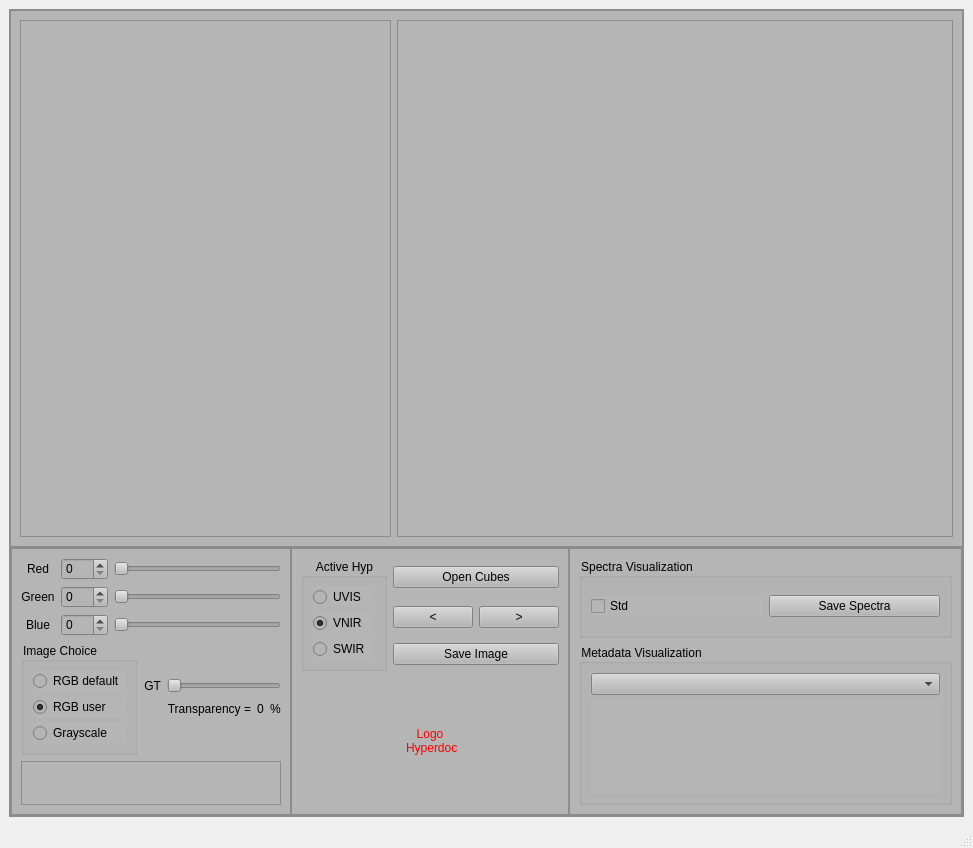
<?xml version="1.0" encoding="UTF-8"?>
<ui version="4.0">
 <class>MainWindow</class>
 <widget class="QMainWindow" name="MainWindow">
  <property name="geometry">
   <rect>
    <x>0</x>
    <y>0</y>
    <width>973</width>
    <height>848</height>
   </rect>
  </property>
  <property name="minimumSize">
   <size>
    <width>200</width>
    <height>300</height>
   </size>
  </property>
  <property name="windowTitle">
   <string>Hyperdoc Data Explorer</string>
  </property>
  <widget class="QWidget" name="centralwidget">
   <layout class="QHBoxLayout" name="horizontalLayout_5">
    <item>
     <widget class="QFrame" name="frame_principal">
      <property name="minimumSize">
       <size>
        <width>200</width>
        <height>400</height>
       </size>
      </property>
      <property name="font">
       <font>
        <pointsize>10</pointsize>
       </font>
      </property>
      <property name="styleSheet">
       <string notr="true">background-color: rgb(181, 181, 181);</string>
      </property>
      <property name="frameShape">
       <enum>QFrame::StyledPanel</enum>
      </property>
      <property name="frameShadow">
       <enum>QFrame::Raised</enum>
      </property>
      <layout class="QVBoxLayout" name="verticalLayout" stretch="2,1">
       <property name="spacing">
        <number>0</number>
       </property>
       <property name="leftMargin">
        <number>0</number>
       </property>
       <property name="topMargin">
        <number>0</number>
       </property>
       <property name="rightMargin">
        <number>0</number>
       </property>
       <property name="bottomMargin">
        <number>0</number>
       </property>
       <item>
        <widget class="QFrame" name="frame_up">
         <property name="minimumSize">
          <size>
           <width>0</width>
           <height>0</height>
          </size>
         </property>
         <property name="styleSheet">
          <string notr="true"/>
         </property>
         <property name="frameShape">
          <enum>QFrame::StyledPanel</enum>
         </property>
         <property name="frameShadow">
          <enum>QFrame::Raised</enum>
         </property>
         <layout class="QHBoxLayout" name="horizontalLayout" stretch="2,3">
          <item>
           <widget class="QFrame" name="frame_image">
            <property name="styleSheet">
             <string notr="true"/>
            </property>
            <property name="frameShape">
             <enum>QFrame::StyledPanel</enum>
            </property>
            <property name="frameShadow">
             <enum>QFrame::Raised</enum>
            </property>
            <layout class="QHBoxLayout" name="horizontalLayout_2">
             <property name="spacing">
              <number>0</number>
             </property>
             <property name="leftMargin">
              <number>0</number>
             </property>
             <property name="topMargin">
              <number>0</number>
             </property>
             <property name="rightMargin">
              <number>0</number>
             </property>
             <property name="bottomMargin">
              <number>0</number>
             </property>
             <item>
              <layout class="QVBoxLayout" name="verticalLayout_image">
               <property name="spacing">
                <number>0</number>
               </property>
              </layout>
             </item>
            </layout>
           </widget>
          </item>
          <item>
           <widget class="QFrame" name="frame">
            <property name="minimumSize">
             <size>
              <width>0</width>
              <height>200</height>
             </size>
            </property>
            <property name="styleSheet">
             <string notr="true"/>
            </property>
            <property name="frameShape">
             <enum>QFrame::StyledPanel</enum>
            </property>
            <property name="frameShadow">
             <enum>QFrame::Raised</enum>
            </property>
            <layout class="QHBoxLayout" name="horizontalLayout_6">
             <property name="leftMargin">
              <number>0</number>
             </property>
             <property name="topMargin">
              <number>0</number>
             </property>
             <property name="rightMargin">
              <number>0</number>
             </property>
             <property name="bottomMargin">
              <number>0</number>
             </property>
             <item>
              <layout class="QVBoxLayout" name="verticalLayout_spectra"/>
             </item>
            </layout>
           </widget>
          </item>
         </layout>
        </widget>
       </item>
       <item>
        <widget class="QFrame" name="frame_down">
         <property name="styleSheet">
          <string notr="true"/>
         </property>
         <property name="frameShape">
          <enum>QFrame::StyledPanel</enum>
         </property>
         <property name="frameShadow">
          <enum>QFrame::Raised</enum>
         </property>
         <layout class="QHBoxLayout" name="horizontalLayout_3" stretch="2,1,3">
          <property name="spacing">
           <number>0</number>
          </property>
          <property name="leftMargin">
           <number>0</number>
          </property>
          <property name="topMargin">
           <number>0</number>
          </property>
          <property name="rightMargin">
           <number>0</number>
          </property>
          <property name="bottomMargin">
           <number>0</number>
          </property>
          <item>
           <widget class="QFrame" name="frame_display_options">
            <property name="styleSheet">
             <string notr="true"/>
            </property>
            <property name="frameShape">
             <enum>QFrame::StyledPanel</enum>
            </property>
            <property name="frameShadow">
             <enum>QFrame::Raised</enum>
            </property>
            <layout class="QVBoxLayout" name="verticalLayout_6" stretch="3,3,2">
             <property name="sizeConstraint">
              <enum>QLayout::SetDefaultConstraint</enum>
             </property>
             <item>
              <layout class="QGridLayout" name="gridLayout_RGBchannels">
               <item row="1" column="0">
                <widget class="QLabel" name="label_green_channel">
                 <property name="text">
                  <string>Green</string>
                 </property>
                 <property name="alignment">
                  <set>Qt::AlignCenter</set>
                 </property>
                </widget>
               </item>
               <item row="0" column="0">
                <widget class="QLabel" name="label_red_channel">
                 <property name="text">
                  <string>Red</string>
                 </property>
                 <property name="alignment">
                  <set>Qt::AlignCenter</set>
                 </property>
                </widget>
               </item>
               <item row="2" column="0">
                <widget class="QLabel" name="label_blue_channel">
                 <property name="text">
                  <string>Blue</string>
                 </property>
                 <property name="alignment">
                  <set>Qt::AlignCenter</set>
                 </property>
                </widget>
               </item>
               <item row="1" column="2">
                <widget class="QSlider" name="horizontalSlider_green_channel">
                 <property name="maximum">
                  <number>149</number>
                 </property>
                 <property name="value">
                  <number>0</number>
                 </property>
                 <property name="orientation">
                  <enum>Qt::Horizontal</enum>
                 </property>
                </widget>
               </item>
               <item row="0" column="1">
                <widget class="QSpinBox" name="spinBox_red_channel">
                 <property name="maximum">
                  <number>149</number>
                 </property>
                 <property name="singleStep">
                  <number>1</number>
                 </property>
                 <property name="value">
                  <number>0</number>
                 </property>
                </widget>
               </item>
               <item row="2" column="1">
                <widget class="QSpinBox" name="spinBox_blue_channel">
                 <property name="maximum">
                  <number>149</number>
                 </property>
                 <property name="value">
                  <number>0</number>
                 </property>
                </widget>
               </item>
               <item row="1" column="1">
                <widget class="QSpinBox" name="spinBox_green_channel">
                 <property name="maximum">
                  <number>149</number>
                 </property>
                 <property name="value">
                  <number>0</number>
                 </property>
                </widget>
               </item>
               <item row="0" column="2">
                <widget class="QSlider" name="horizontalSlider_red_channel">
                 <property name="maximum">
                  <number>149</number>
                 </property>
                 <property name="value">
                  <number>0</number>
                 </property>
                 <property name="orientation">
                  <enum>Qt::Horizontal</enum>
                 </property>
                </widget>
               </item>
               <item row="2" column="2">
                <widget class="QSlider" name="horizontalSlider_blue_channel">
                 <property name="maximum">
                  <number>149</number>
                 </property>
                 <property name="value">
                  <number>0</number>
                 </property>
                 <property name="orientation">
                  <enum>Qt::Horizontal</enum>
                 </property>
                </widget>
               </item>
              </layout>
             </item>
             <item>
              <layout class="QHBoxLayout" name="horizontalLayout_4" stretch="1,1,0,0">
               <item>
                <widget class="QGroupBox" name="groupBox_image_type">
                 <property name="title">
                  <string>Image Choice</string>
                 </property>
                 <layout class="QVBoxLayout" name="verticalLayout_3">
                  <item>
                   <widget class="QRadioButton" name="radioButton_rgb_default">
                    <property name="text">
                     <string>RGB default</string>
                    </property>
                   </widget>
                  </item>
                  <item>
                   <widget class="QRadioButton" name="radioButton_rgb_user">
                    <property name="enabled">
                     <bool>true</bool>
                    </property>
                    <property name="text">
                     <string>RGB user</string>
                    </property>
                    <property name="checked">
                     <bool>true</bool>
                    </property>
                   </widget>
                  </item>
                  <item>
                   <widget class="QRadioButton" name="radioButton_grayscale">
                    <property name="text">
                     <string>Grayscale</string>
                    </property>
                   </widget>
                  </item>
                 </layout>
                </widget>
               </item>
               <item>
                <layout class="QGridLayout" name="gridLayout_2">
                 <item row="1" column="0">
                  <widget class="QLabel" name="label_GT">
                   <property name="text">
                    <string>GT</string>
                   </property>
                   <property name="alignment">
                    <set>Qt::AlignRight|Qt::AlignTrailing|Qt::AlignVCenter</set>
                   </property>
                  </widget>
                 </item>
                 <item row="2" column="1">
                  <widget class="QLabel" name="label_transparency">
                   <property name="text">
                    <string>Transparency =</string>
                   </property>
                   <property name="alignment">
                    <set>Qt::AlignRight|Qt::AlignTrailing|Qt::AlignVCenter</set>
                   </property>
                  </widget>
                 </item>
                 <item row="2" column="3">
                  <widget class="QLabel" name="label">
                   <property name="text">
                    <string>%</string>
                   </property>
                  </widget>
                 </item>
                 <item row="2" column="0">
                  <spacer name="horizontalSpacer">
                   <property name="orientation">
                    <enum>Qt::Horizontal</enum>
                   </property>
                   <property name="sizeHint" stdset="0">
                    <size>
                     <width>40</width>
                     <height>20</height>
                    </size>
                   </property>
                  </spacer>
                 </item>
                 <item row="2" column="2">
                  <widget class="QLabel" name="label_transparency_value">
                   <property name="text">
                    <string>0</string>
                   </property>
                   <property name="alignment">
                    <set>Qt::AlignCenter</set>
                   </property>
                  </widget>
                 </item>
                 <item row="1" column="1" colspan="3">
                  <widget class="QSlider" name="horizontalSlider_transparency_GT">
                   <property name="maximum">
                    <number>100</number>
                   </property>
                   <property name="value">
                    <number>0</number>
                   </property>
                   <property name="sliderPosition">
                    <number>0</number>
                   </property>
                   <property name="orientation">
                    <enum>Qt::Horizontal</enum>
                   </property>
                  </widget>
                 </item>
                 <item row="0" column="1">
                  <spacer name="verticalSpacer">
                   <property name="orientation">
                    <enum>Qt::Vertical</enum>
                   </property>
                   <property name="sizeHint" stdset="0">
                    <size>
                     <width>20</width>
                     <height>40</height>
                    </size>
                   </property>
                  </spacer>
                 </item>
                 <item row="3" column="1">
                  <spacer name="verticalSpacer_2">
                   <property name="orientation">
                    <enum>Qt::Vertical</enum>
                   </property>
                   <property name="sizeHint" stdset="0">
                    <size>
                     <width>20</width>
                     <height>40</height>
                    </size>
                   </property>
                  </spacer>
                 </item>
                </layout>
               </item>
               <item>
                <spacer name="horizontalSpacer_3">
                 <property name="orientation">
                  <enum>Qt::Horizontal</enum>
                 </property>
                 <property name="sizeHint" stdset="0">
                  <size>
                   <width>40</width>
                   <height>20</height>
                  </size>
                 </property>
                </spacer>
               </item>
               <item>
                <spacer name="horizontalSpacer_2">
                 <property name="orientation">
                  <enum>Qt::Horizontal</enum>
                 </property>
                 <property name="sizeHint" stdset="0">
                  <size>
                   <width>40</width>
                   <height>20</height>
                  </size>
                 </property>
                </spacer>
               </item>
              </layout>
             </item>
             <item>
              <widget class="QLabel" name="label_general_message">
               <property name="styleSheet">
                <string notr="true"/>
               </property>
               <property name="frameShape">
                <enum>QFrame::StyledPanel</enum>
               </property>
               <property name="text">
                <string/>
               </property>
               <property name="alignment">
                <set>Qt::AlignCenter</set>
               </property>
               <property name="wordWrap">
                <bool>true</bool>
               </property>
              </widget>
             </item>
            </layout>
           </widget>
          </item>
          <item>
           <widget class="QFrame" name="frame_button_image">
            <property name="styleSheet">
             <string notr="true"/>
            </property>
            <property name="frameShape">
             <enum>QFrame::StyledPanel</enum>
            </property>
            <property name="frameShadow">
             <enum>QFrame::Raised</enum>
            </property>
            <layout class="QGridLayout" name="gridLayout">
             <item row="2" column="0" rowspan="3">
              <widget class="QGroupBox" name="groupBox_ActiceHyp">
               <property name="title">
                <string>Active Hyp</string>
               </property>
               <property name="alignment">
                <set>Qt::AlignCenter</set>
               </property>
               <layout class="QVBoxLayout" name="verticalLayout_5">
                <item>
                 <widget class="QRadioButton" name="radioButton_UVIS">
                  <property name="text">
                   <string>UVIS</string>
                  </property>
                 </widget>
                </item>
                <item>
                 <widget class="QRadioButton" name="radioButton_VNIR">
                  <property name="text">
                   <string>VNIR</string>
                  </property>
                  <property name="checked">
                   <bool>true</bool>
                  </property>
                 </widget>
                </item>
                <item>
                 <widget class="QRadioButton" name="radioButton_SWIR">
                  <property name="text">
                   <string>SWIR</string>
                  </property>
                 </widget>
                </item>
               </layout>
              </widget>
             </item>
             <item row="3" column="1">
              <widget class="QPushButton" name="pushButton_prev_cube">
               <property name="text">
                <string>&lt;</string>
               </property>
              </widget>
             </item>
             <item row="3" column="2">
              <widget class="QPushButton" name="pushButton_next_cube">
               <property name="text">
                <string>&gt;</string>
               </property>
              </widget>
             </item>
             <item row="2" column="1" colspan="2">
              <widget class="QPushButton" name="pushButton_open_hypercube">
               <property name="styleSheet">
                <string notr="true"/>
               </property>
               <property name="text">
                <string>Open Cubes</string>
               </property>
               <property name="autoExclusive">
                <bool>false</bool>
               </property>
              </widget>
             </item>
             <item row="4" column="1" colspan="2">
              <widget class="QPushButton" name="pushButton_save_image">
               <property name="styleSheet">
                <string notr="true"/>
               </property>
               <property name="text">
                <string>Save Image</string>
               </property>
               <property name="autoExclusive">
                <bool>false</bool>
               </property>
              </widget>
             </item>
             <item row="5" column="0" colspan="3">
              <widget class="QLabel" name="label_icon_CIL">
               <property name="minimumSize">
                <size>
                 <width>10</width>
                 <height>10</height>
                </size>
               </property>
               <property name="mouseTracking">
                <bool>false</bool>
               </property>
               <property name="styleSheet">
                <string notr="true">color: rgb(255, 0, 0);</string>
               </property>
               <property name="frameShadow">
                <enum>QFrame::Raised</enum>
               </property>
               <property name="text">
                <string>Logo 
 Hyperdoc</string>
               </property>
               <property name="textFormat">
                <enum>Qt::PlainText</enum>
               </property>
               <property name="scaledContents">
                <bool>false</bool>
               </property>
               <property name="alignment">
                <set>Qt::AlignCenter</set>
               </property>
               <property name="wordWrap">
                <bool>false</bool>
               </property>
              </widget>
             </item>
            </layout>
           </widget>
          </item>
          <item>
           <widget class="QFrame" name="frame_spectra">
            <property name="styleSheet">
             <string notr="true"/>
            </property>
            <property name="frameShape">
             <enum>QFrame::StyledPanel</enum>
            </property>
            <property name="frameShadow">
             <enum>QFrame::Raised</enum>
            </property>
            <layout class="QVBoxLayout" name="verticalLayout_4" stretch="1,2">
             <item>
              <widget class="QGroupBox" name="groupBox_2">
               <property name="title">
                <string>Spectra Visualization</string>
               </property>
               <layout class="QHBoxLayout" name="horizontalLayout_7">
                <item>
                 <widget class="QCheckBox" name="checkBox_std">
                  <property name="text">
                   <string>Std</string>
                  </property>
                 </widget>
                </item>
                <item>
                 <widget class="QPushButton" name="pushButton_save_spectra">
                  <property name="text">
                   <string>Save Spectra</string>
                  </property>
                 </widget>
                </item>
               </layout>
              </widget>
             </item>
             <item>
              <widget class="QGroupBox" name="groupBox">
               <property name="title">
                <string>Metadata Visualization</string>
               </property>
               <layout class="QVBoxLayout" name="verticalLayout_7">
                <item>
                 <widget class="QComboBox" name="comboBox_metadata"/>
                </item>
                <item>
                 <widget class="QLabel" name="label_metadata">
                  <property name="font">
                   <font>
                    <pointsize>10</pointsize>
                   </font>
                  </property>
                  <property name="styleSheet">
                   <string notr="true"/>
                  </property>
                  <property name="text">
                   <string/>
                  </property>
                  <property name="alignment">
                   <set>Qt::AlignCenter</set>
                  </property>
                  <property name="wordWrap">
                   <bool>true</bool>
                  </property>
                 </widget>
                </item>
               </layout>
              </widget>
             </item>
            </layout>
           </widget>
          </item>
         </layout>
        </widget>
       </item>
      </layout>
     </widget>
    </item>
   </layout>
  </widget>
  <widget class="QMenuBar" name="menubar">
   <property name="geometry">
    <rect>
     <x>0</x>
     <y>0</y>
     <width>973</width>
     <height>27</height>
    </rect>
   </property>
  </widget>
  <widget class="QStatusBar" name="statusbar"/>
 </widget>
 <resources/>
 <connections>
  <connection>
   <sender>spinBox_red_channel</sender>
   <signal>valueChanged(int)</signal>
   <receiver>horizontalSlider_red_channel</receiver>
   <slot>setValue(int)</slot>
   <hints>
    <hint type="sourcelabel">
     <x>263</x>
     <y>439</y>
    </hint>
    <hint type="destinationlabel">
     <x>316</x>
     <y>440</y>
    </hint>
   </hints>
  </connection>
  <connection>
   <sender>horizontalSlider_red_channel</sender>
   <signal>valueChanged(int)</signal>
   <receiver>spinBox_red_channel</receiver>
   <slot>setValue(int)</slot>
   <hints>
    <hint type="sourcelabel">
     <x>284</x>
     <y>426</y>
    </hint>
    <hint type="destinationlabel">
     <x>251</x>
     <y>432</y>
    </hint>
   </hints>
  </connection>
  <connection>
   <sender>spinBox_green_channel</sender>
   <signal>valueChanged(int)</signal>
   <receiver>horizontalSlider_green_channel</receiver>
   <slot>setValue(int)</slot>
   <hints>
    <hint type="sourcelabel">
     <x>252</x>
     <y>471</y>
    </hint>
    <hint type="destinationlabel">
     <x>290</x>
     <y>471</y>
    </hint>
   </hints>
  </connection>
  <connection>
   <sender>horizontalSlider_green_channel</sender>
   <signal>valueChanged(int)</signal>
   <receiver>spinBox_green_channel</receiver>
   <slot>setValue(int)</slot>
   <hints>
    <hint type="sourcelabel">
     <x>365</x>
     <y>476</y>
    </hint>
    <hint type="destinationlabel">
     <x>254</x>
     <y>476</y>
    </hint>
   </hints>
  </connection>
  <connection>
   <sender>spinBox_blue_channel</sender>
   <signal>valueChanged(int)</signal>
   <receiver>horizontalSlider_blue_channel</receiver>
   <slot>setValue(int)</slot>
   <hints>
    <hint type="sourcelabel">
     <x>251</x>
     <y>507</y>
    </hint>
    <hint type="destinationlabel">
     <x>322</x>
     <y>506</y>
    </hint>
   </hints>
  </connection>
  <connection>
   <sender>horizontalSlider_blue_channel</sender>
   <signal>valueChanged(int)</signal>
   <receiver>spinBox_blue_channel</receiver>
   <slot>setValue(int)</slot>
   <hints>
    <hint type="sourcelabel">
     <x>367</x>
     <y>502</y>
    </hint>
    <hint type="destinationlabel">
     <x>241</x>
     <y>507</y>
    </hint>
   </hints>
  </connection>
  <connection>
   <sender>horizontalSlider_transparency_GT</sender>
   <signal>valueChanged(int)</signal>
   <receiver>label_transparency_value</receiver>
   <slot>setNum(int)</slot>
   <hints>
    <hint type="sourcelabel">
     <x>156</x>
     <y>365</y>
    </hint>
    <hint type="destinationlabel">
     <x>377</x>
     <y>359</y>
    </hint>
   </hints>
  </connection>
 </connections>
</ui>
